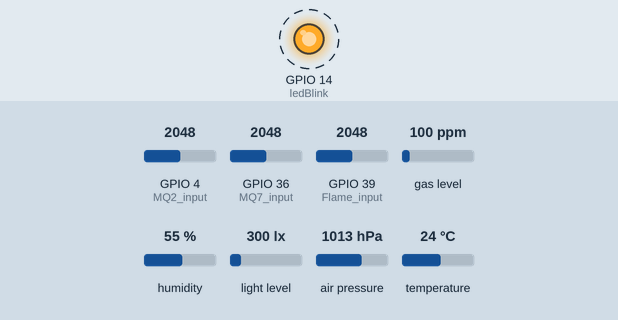
Recording of a sketch running on a simulated ESP32. Parts: output pins drawn as LEDs (lit = HIGH). Dashed ring = blinking. The inputs (shaded band) are chosen by the test bench; at power-on: GPIO 4 (MQ2_input) = 2048, GPIO 36 (MQ7_input) = 2048, GPIO 39 (Flame_input) = 2048, gas level 100 ppm, humidity 55 %, light level 300 lx, air pressure 1013 hPa, temperature 24 °C. What the sketch prints to the serial monitor is not drawn.

Above: at 0.7 s.
Timing chart, 0 to 5.1 s (numbered marks = the images above):
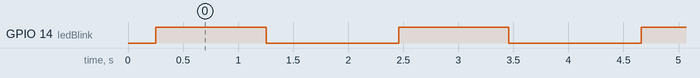

The sketch:

allSensor_test.ino
```cpp
//for reading from sensors and processing sensor readings
#include <Adafruit_Sensor.h>
#include <Adafruit_BME680.h>
#include <BH1750.h>
#include <Wire.h>
#include <stdio.h>
#include <string.h>


BH1750 lightMeter;
Adafruit_BME680 bme; // I2C
int MQ2_input = 4;
int MQ7_input = 36;
int Flame_input = 39;
int ledBlink = 14; //for blinking led when message is sent to central system

void setup() {
  Serial.begin(9600);
  pinMode(ledBlink, OUTPUT);
  // Initialize the I2C bus (BH1750 library doesn't do this automatically)
  Wire.begin();
  bme.begin();
  lightMeter.begin();

  // Set up oversampling and filter initialization
  bme.setTemperatureOversampling(BME680_OS_8X);
  bme.setHumidityOversampling(BME680_OS_2X);

  }

void loop() {

  bme.beginReading();
  delay(50);
  bme.endReading();

  //Temperature and humidity sensor (BME680) //Bme sensors returns float values
  //work not yet done t -> should be calibrated to standard
  float t = bme.temperature;
  Serial.print("Temperature: ");
  Serial.print(t);
  Serial.print("*C");

  //Humidity
  //work not yet done h -> should be calibrated to standard
  float h = bme.humidity;
  Serial.print("  Humidity: ");
  Serial.print(h);
  Serial.print("%");


  //Smoke Sensor
  int MQ2_Aout = analogRead(MQ2_input);  /*Analog value read function*/
  MQ2_Aout = constrain(MQ2_Aout, 0, 4095); //constrain the output to be minimum of zero and maximum of 4095

  Serial.print("  SmokeValue: ");
  Serial.print(MQ2_Aout);

  //Gas Sensor
  int MQ7_Aout = analogRead(MQ7_input);  /*Analog value read function*/
  MQ7_Aout = constrain(MQ7_Aout, 0, 4095); //constrain the output to be minimum of zero and maximum of 4095

  Serial.print("  GasValue: ");
  Serial.print(MQ7_Aout);

  //Flame Sensor
  int Flame_Aout = analogRead(Flame_input);  /*Analog value read function*/

  //calibration of the flame sensor (changes the logic to positive logic
  Flame_Aout = map(Flame_Aout, 4095, 0, 0, 4095);
  //constrain min sensor value to 0 and max sensor value to 4095
  Flame_Aout = constrain(Flame_Aout, 0, 4095);

  Serial.print("  FlameValue: ");
  Serial.print(Flame_Aout);


  //Light Sensor
  float lux = lightMeter.readLightLevel();
  lux = constrain(lux, 0, 4095); //constrain the output to be minimum of zero and maximum of 4095

  Serial.print("  LightValue: ");
  Serial.println(lux);

  //blink a led after message is sent
  digitalWrite(ledBlink, HIGH);
  delay(1000);  // Publish every 2 seconds there is also a 1second delay at the start of the loop to make it a total of 2seconds delay
  digitalWrite(ledBlink, LOW);
  delay(950);
}
```

Measured:
- by itself, GPIO 14 (ledBlink): alternates HIGH for 1.0 s and LOW for 1.2 s
